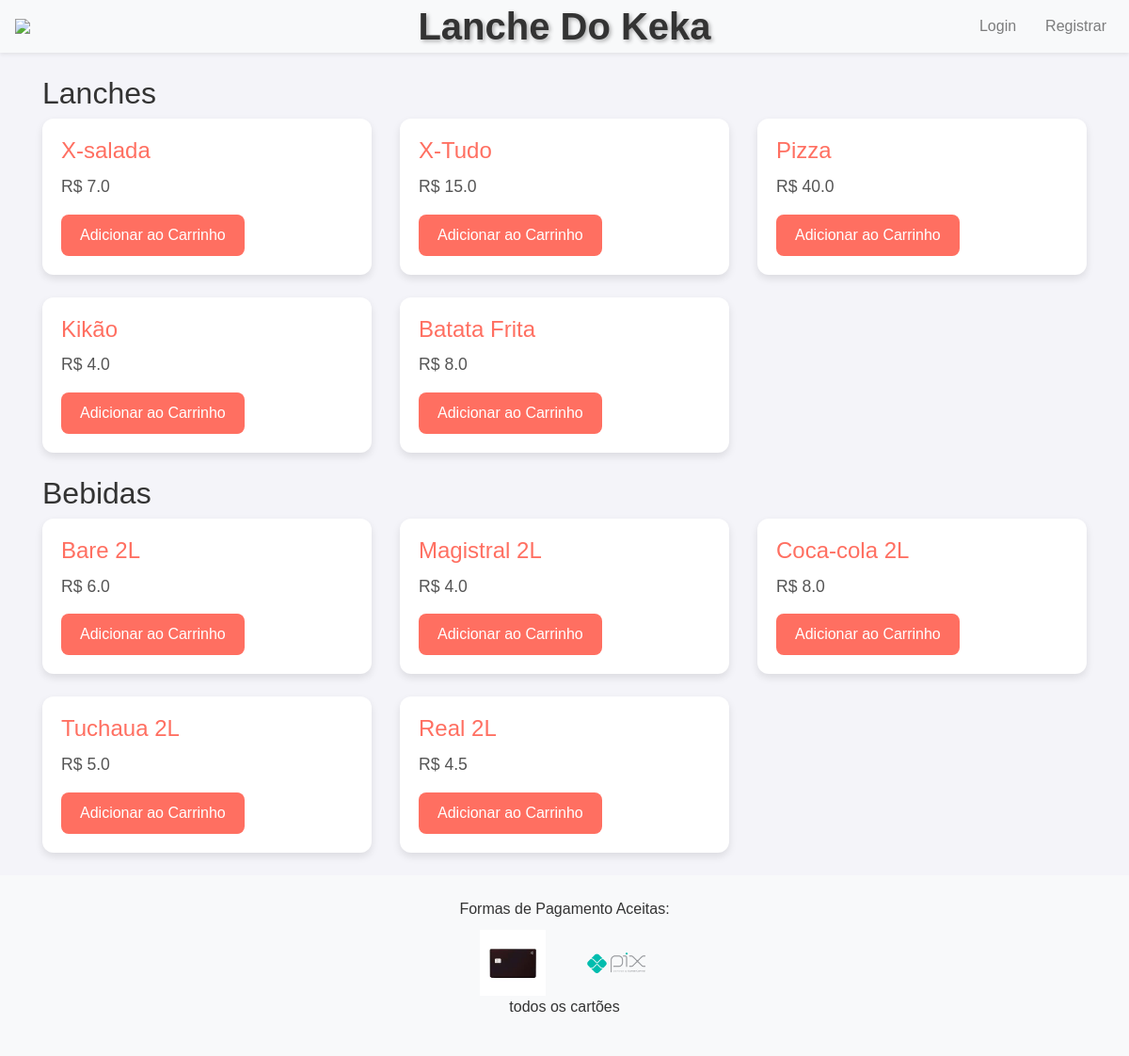
The page / on the database its author committed.
### tables this page shows
CREATE TABLE lanches (
            id INTEGER PRIMARY KEY AUTOINCREMENT,
            nome TEXT NOT NULL,
            preco REAL NOT NULL
        , categoria TEXT DEFAULT "Lanche");

CREATE TABLE Bebidas (
            id INTEGER PRIMARY KEY AUTOINCREMENT,
            nome TEXT NOT NULL,
            preco REAL NOT NULL
        , categoria TEXT DEFAULT "Bebida");

### api/app.py (the view)
@app.route('/')
def index():
    conn = sqlite3.connect('database.db')
    cursor = conn.cursor()
    cursor.execute("SELECT * FROM lanches WHERE categoria = 'Lanche'")
    lanches = cursor.fetchall()
    cursor.execute("SELECT * FROM Bebidas WHERE categoria = 'Bebida'")
    bebidas = cursor.fetchall()
    conn.close()
    return render_template('index.html', lanches=lanches, bebidas=bebidas)

### templates/index.html
{% extends "layout.html" %}
{% block content %}
    <h2>Lanches</h2>
    <div class="row">
        {% for lanche in lanches %}
            <div class="col-md-4">
                <div class="card mb-4">
                    <div class="card-body">
                        <h5 class="card-title">{{ lanche[1] }}</h5>
                        <p class="card-text">R$ {{ lanche[2] }}</p>
                        <a href="{{ url_for('add_to_cart', item_id=lanche[0], item_type='lanche') }}" class="btn btn-primary">Adicionar ao Carrinho</a>
                    </div>
                </div>
            </div>
        {% endfor %}
    </div>
    <h2>Bebidas</h2>
    <div class="row">
        {% for bebida in bebidas %}
            <div class="col-md-4">
                <div class="card mb-4">
                    <div class="card-body">
                        <h5 class="card-title">{{ bebida[1] }}</h5>
                        <p class="card-text">R$ {{ bebida[2] }}</p>
                        <a href="{{ url_for('add_to_cart', item_id=bebida[0], item_type='bebida') }}" class="btn btn-primary">Adicionar ao Carrinho</a>
                    </div>
                </div>
            </div>
        {% endfor %}
    </div>
{% endblock %}

### templates/layout.html (shortened to what this page needs)
<!DOCTYPE html>
<html lang="pt-br">
<head>
    <link rel="stylesheet" href="https://stackpath.bootstrapcdn.com/bootstrap/4.5.2/css/bootstrap.min.css">
    <link rel="stylesheet" href="{{ url_for('static', filename='styles.css') }}">
</head>
<body>
    <nav class="navbar navbar-expand-lg navbar-light bg-light shadow-sm">
        <a class="navbar-brand" href="{{ url_for('index') }}" style="display: flex; align-items: center;">
            <img src="{{ url_for('static', filename='imagens/log.jpeg') }}" style="width: 100px;">
        <div class="navbar-title" style="position: absolute; left: 50%; transform: translateX(-50%);">
            <span>Lanche Do Keka</span>
        </div>
        </a>
        <div class="collapse navbar-collapse" id="navbarNav">
            <ul class="navbar-nav ml-auto">
                {% if 'username' in session %}
                    <li class="nav-item"><a class="nav-link" href="{{ url_for('view_cart') }}">Carrinho</a></li>
                    <li class="nav-item"><a class="nav-link" href="{{ url_for('orders') }}">Meus Pedidos</a></li>
                    {% if session['username'] == 'admin' %}
                        <li class="nav-item"><a class="nav-link" href="{{ url_for('admin') }}">Admin</a></li>
                    {% endif %}
                    <li class="nav-item"><a class="nav-link" href="{{ url_for('logout') }}">Logout</a></li>
                {% else %}
                    <li class="nav-item"><a class="nav-link" href="{{ url_for('login') }}">Login</a></li>
                    <li class="nav-item"><a class="nav-link" href="{{ url_for('register') }}">Registrar</a></li>
                {% endif %}
            </ul>
        </div>
    </nav>
    <div class="container mt-4">
        {% block content %}{% endblock %}
    </div>
    <footer class="bg-light py-4">
        <div class="container text-center">
            <p class="mb-2">Formas de Pagamento Aceitas:</p>
            <div class="payment-icons">
                <img src="{{ url_for('static', filename='imagens/cartao.jpeg') }}" alt="Cartao" class="payment-icon">
                <img src="{{ url_for('static', filename='imagens/pix.jpg') }}" class="payment-icon">
            </div>
            <p class="mb-3">todos os cartões</p>
        </div>
    </footer>
</body>
</html>

### static/styles.css (style rules this page uses)
body { font-family: 'Arial', sans-serif; background-color: #f4f4f9; color: #333; margin: 0; padding: 0; }
.navbar { background-color: #ff6f61; }
.navbar-brand { color: #fff; font-weight: bold; font-size: 1.75rem; text-shadow: 2px 2px 4px rgba(0,0,0,0.3); }
.navbar-brand span { font-size: 40px; font-weight: bold; color: #333; }
.navbar-nav .nav-link { color: #fff; font-weight: 500; margin-left: 15px; }
html, body { height: 100%; margin: 0; display: flex; flex-direction: column; }
.card { border: none; border-radius: 12px; box-shadow: 0 4px 8px rgba(0,0,0,0.1); margin-bottom: 20px; background-color: #fff; }
.card-body { padding: 20px; }
.card-title { font-size: 1.5rem; margin-bottom: 10px; color: #ff6f61; }
.card-text { font-size: 1.1rem; color: #555; }
.btn-primary { background-color: #ff6f61; border: none; border-radius: 8px; padding: 10px 20px; color: #fff; }
.payment-icons { display: flex; justify-content: center; gap: 40px; margin-top: 10px; }
.payment-icon { width: 70px; height: auto; }

### rows shown on the page
lanches: nome "X-salada", preco "7.0"
lanches: nome "X-Tudo", preco "15.0"
lanches: nome "Pizza", preco "40.0"
lanches: nome "Kikão", preco "4.0"
lanches: nome "Batata Frita", preco "8.0"
Bebidas: nome "Bare 2L", preco "6.0"
Bebidas: nome "Magistral 2L", preco "4.0"
Bebidas: nome "Coca-cola 2L", preco "8.0"
Bebidas: nome "Tuchaua 2L", preco "5.0"
Bebidas: nome "Real 2L", preco "4.5"
